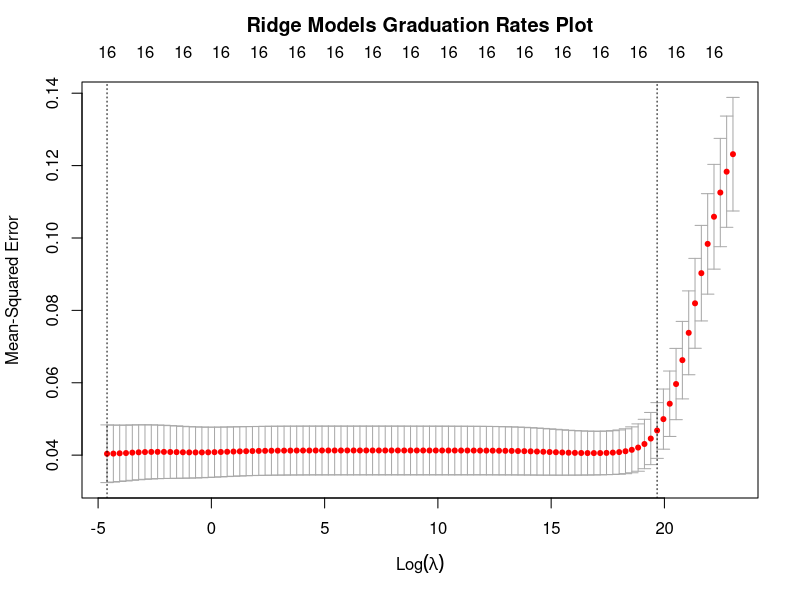

Reproduce this figure in R. (Note: this script raises an error after producing the figure.)
library(glmnet)

# read in data
train_data <- read.csv("data/cleaned-data/train-clean-data-w-grad-rate.csv")
test_data <- read.csv("data/cleaned-data/test-clean-data-w-grad-rate.csv")
full_data <- read.csv("data/cleaned-data/clean-data-w-grad-rate.csv")

train_data <- train_data[,-1]
train_data[, c("UNITID", "INSTNM", "STABBR", "CITY", "ZIP", "UGDS_WOMEN", "ICLEVEL")] <- NULL

test_data <- test_data[,-1]
test_data[, c("UNITID", "INSTNM", "STABBR", "CITY", "ZIP", "UGDS_WOMEN", "ICLEVEL")] <- NULL

full_data <- full_data[,-1]
full_data[, c("UNITID", "INSTNM", "STABBR", "CITY", "ZIP", "UGDS_WOMEN", "ICLEVEL")] <- NULL

### TRAIN ###
train_x <- as.matrix(train_data[,-17])
train_y <- train_data$C100_4
grid <- 10^seq(10, -2, length = 100)
set.seed(100)
ridge.mod.grad <- cv.glmnet(train_x, train_y, intercept = FALSE, standardize = FALSE, lambda = grid, alpha = 0)

# save plot
png("images/ridge-grad-rate-models-plot.png")
plot(ridge.mod.grad)
title("Ridge Models Graduation Rates Plot", line=2.5)
dev.off()

# model selection
min_lambda <- ridge.mod.grad$lambda.min
best_fit <- glmnet(train_x, train_y, intercept = FALSE, standardize = FALSE, lambda = min_lambda, alpha = 0)

### TEST ###
test_x <- as.matrix(test_data[,-17])
target_y <- as.matrix(test_data$C100_4)
# test set prediction -- MSE
ridge.pred <- predict(best_fit, newx = test_x)
ridge_test_mse.grad <- mean((ridge.pred - target_y)^2)

### FULL DATASET ###
full_x <- as.matrix(full_data[,-17])
full_y <- full_data$C100_4

official_fit <- glmnet(full_x, full_y, intercept = FALSE, standardize = FALSE, lambda = min_lambda, alpha = 0)
ridge_official_coef.grad <- coef(official_fit)

# save RData
save(ridge.mod.grad, min_lambda, ridge_test_mse.grad, ridge_official_coef.grad, file = "data/regressions/ridge-grad-rate-models.RData")
